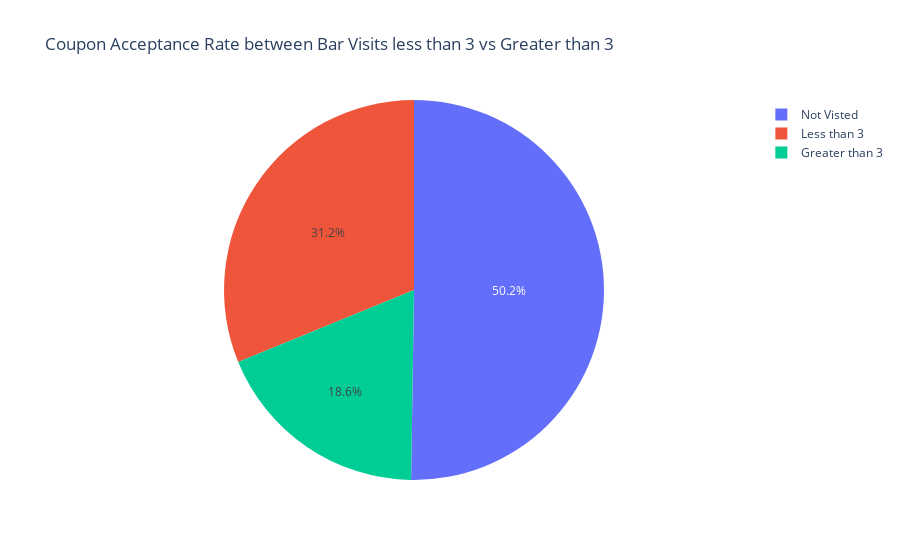

Source (notebook cell):
### Markdown cell above
3. Compare the acceptance rate between those who went to a bar 3 or fewer times a month to those who went more.

### Code cell
def getBar_Visits(barCount):
    if barCount in ("1~3"):
        return "Less than 3"
    elif barCount in ("gt8","4~8"):
        return "Greater than 3"
    else:
        return "Not Visted"

barcoupon_data['Bar_Visits'] = barcoupon_data['Bar'].map(getBar_Visits)


px.pie(barcoupon_data.groupby('Bar_Visits')['isCouponAccepted'].value_counts().reset_index().query('isCouponAccepted=="Yes" ' ).reset_index(),
       title='Coupon Acceptance Rate between Bar Visits less than 3 vs Greater than 3',
       values = 'count',
       names = 'Bar_Visits')

### Figure 1 — Plotly figure (JSON) as saved in the notebook; plotly's stock layout.template omitted (floating-point values rounded to 4 significant figures)
{"data": [{"domain": {"x": [0, 1], "y": [0, 1]}, "hovertemplate": "Bar_Visits=%{label}<br>count=%{value}<extra></extra>", "labels": ["Greater than 3", "Less than 3", "Not Visted"], "legendgroup": "", "name": "", "showlegend": true, "type": "pie", "values": [153, 257, 414]}], "layout": {"legend": {"tracegroupgap": 0}, "title": {"text": "Coupon Acceptance Rate between Bar Visits less than 3 vs Greater than 3"}}}
